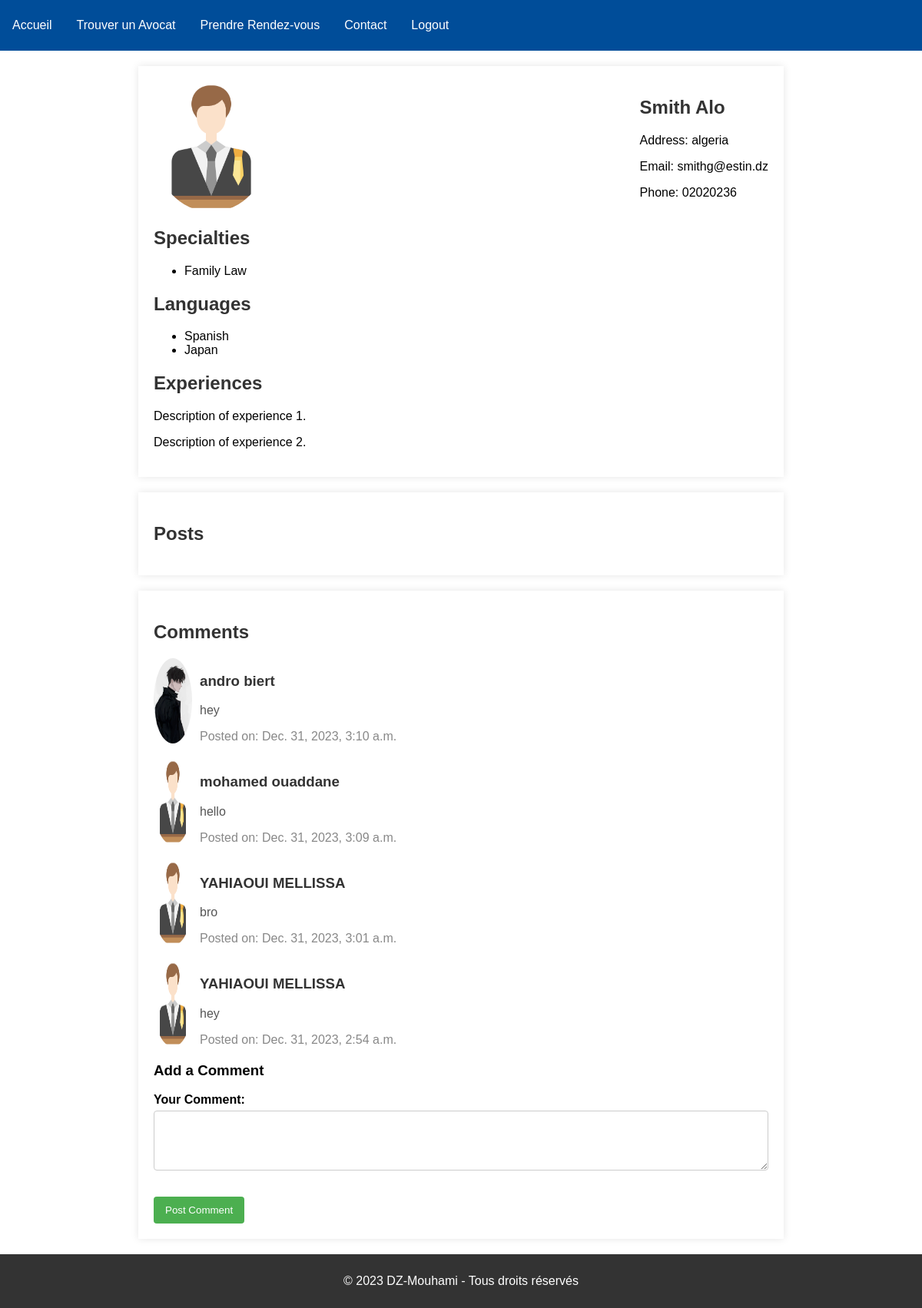
/profile/6/ (signed in), run on the app's committed database.
### avocat/models.py (models this page shows, shortened)
class Avocat(models.Model):
    user = models.OneToOneField(User, on_delete=models.CASCADE)
    firstName = models.CharField(max_length=100)
    lastName = models.CharField(max_length=100)
    adresse = models.CharField(max_length=255)
    coordonnees = models.ForeignKey(Coordonnees, on_delete=models.CASCADE)
    experienceWork = models.DateField(null=True)
    specialitees = models.ManyToManyField(Specialite, through='AvocatSpecialitePrice', related_name='avocats', blank=True)
    langues = models.ManyToManyField(Langues, blank=True)
    dateWork = models.DateField()
    timeWork = models.TimeField()
    evaluationStar = models.IntegerField(null=True)
    photo = models.ImageField( null=True, blank=True , default='avatar.png')  # Add this line for the photo
    class Meta:
        db_table = 'avocat'

class Coordonnees(models.Model):
    email= models.CharField(max_length=200)
    class Meta:
        db_table = 'coordonnees'

class PhoneNumbers(models.Model):
    phoneNumber = models.CharField(max_length=20)
    coordonnees = models.ForeignKey(Coordonnees,related_name='phonenumbers', on_delete=models.CASCADE)
    def __str__(self):
        return self.phoneNumber
    class Meta:
        db_table = 'phoneNumbers'

class Specialite(models.Model):
    title = models.CharField(max_length=200)
    description = models.TextField(blank=True, null=True)
    class Meta:
        db_table = 'specialite'

class Langues(models.Model):
    langue = models.CharField(max_length = 100)
    def __str__(self):
        return self.langue
    class Meta:
        db_table = 'langues'

class Comment(models.Model):
    avocat = models.ForeignKey(Avocat , on_delete = models.CASCADE)
    host = models.ForeignKey(Visitor, on_delete=models.CASCADE)
    dateTimePub = models.DateTimeField(auto_now_add=True)
    content = models.TextField()
    class Meta:
        db_table = 'comment'

class Visitor(models.Model):
    user = models.OneToOneField(User,on_delete=models.CASCADE)
    firstName = models.CharField(max_length=20)
    lastName = models.CharField(max_length=20,null=True)
    photo = models.ImageField( null=True, blank=True , default='visitor.png' )
    class Meta:
        db_table = 'visitor'

### avocat/views.py (the view)
# urls.py: path('profile/<str:pk>/',views.profile,name="profile"),
def profile(request,pk):
    avocat = get_object_or_404(Avocat, id=pk)
    specialitees =avocat.specialitees.all()
    langues = avocat.langues.all()
    phone_numbers = PhoneNumbers.objects.filter(coordonnees=avocat.coordonnees)
    posts = Post.objects.filter(host= avocat).order_by('-dateTimePub')
    comments = Comment.objects.filter(avocat=avocat).order_by('-dateTimePub')
    form = PostForm()
    context = {
     'avocat':avocat ,
     'specialitees' : specialitees,
     'langues': langues ,
     'phone_numbers':phone_numbers,
     'posts':posts,
     'comments':comments,
      'form': form,
     }
    return render(request,'avocat/profile.html',context)

### avocat/forms.py
class PostForm(forms.ModelForm):
    class Meta:
        model = Post
        fields = ['title', 'content']

### avocat/templates/avocat/profile.html (shortened to what this page needs)
{%extends 'main.html'%}
{% load static %}
{%block content %}
    <section>
        <div class="profile-info">
            <img src="{% if avocat.photo and avocat.photo.url|default:'' %}{{ avocat.photo.url }}{% else %}{% static 'images/avatar.png' %}{% endif %}" alt="{{ avocat.firstName }}'s profile picture">
            <div class="profile-details">
                <h2>{{avocat.firstName}} {{avocat.lastName}}</h2>
                <p>Address: {{avocat.adresse}}</p>
                <p>Email: {{avocat.coordonnees.email}}</p>
                {%for phone in phone_numbers%}
                <p>Phone: {{phone}}</p>
                {%endfor%}
            </div>
        </div>
        <div class="specialties">
            <h2>Specialties</h2>
            <ul>
                {%for specialitee in specialitees%}
                <li>{{specialitee.title}}</li>
                {%endfor%}
            </ul>
        </div>
        <div class="languages">
            <h2>Languages</h2>
            <ul>
                {%for langue in langues%}
                <li>{{langue}}</li>
                {%endfor%}
            </ul>
        </div>
        <div class="experiences">
            <h2>Experiences</h2>
            <p>Description of experience 1.</p>
            <p>Description of experience 2.</p>
        </div>
    </section>
    <section class="posts">
        <h2>Posts</h2>
    </section>
    <section class="comments">
        <h2>Comments</h2>
        {%for comment in comments%}
        <div class="comment">
            <img src="{{comment.host.photo.url}}" alt="Commenter Avatar">
            <div class="comment-content">
                <h3>{{comment.host.firstName}} {{comment.host.lastName}}</h3>
                <p>{{comment.content}}</p>
                <span class="comment-date">Posted on: {{comment.dateTimePub}}</span>
            </div>
        </div>
        {%endfor%}
        {% if user.is_authenticated %}
        <div class="comment-form">
            <h3>Add a Comment</h3>
            <form method="post" action="{% url 'add_comment' avocat.id %}">
                <div class="form-group">
                    <label for="id_content">Your Comment:</label>
                    <textarea name="content" id="id_content" rows="4" cols="50" required></textarea>
                </div>
                <button type="submit" class="btn btn-primary">Post Comment</button>
            </form>
        </div>
    {% else %}
        <p>Login to add comments.</p>
    {% endif %}
    </section>
{% endblock content %}

### static/css/style.css (style rules this page uses)
body { font-family: Arial, sans-serif; margin: 0; padding: 0; box-sizing: border-box; height: 15vh; }

### avocat/templates/avocat/profile.html (style rules this page uses)
section { max-width: 800px; margin: 20px auto; padding: 20px; background-color: #fff; box-shadow: 0 0 10px rgba(0, 0, 0, 0.1); }
h2 { color: #333; }
.profile-info { display: flex; justify-content: space-between; }
.profile-info img { border-radius: 50%; max-width: 150px; }
.profile-details { margin-left: 20px; }
.specialties { margin-top: 10px; }
.languages { margin-top: 10px; }
.experiences { margin-top: 20px; }
.posts { margin-top: 20px; }
.comments { margin-top: 20px; }
.comment { display: flex; margin-bottom: 20px; }
.comment img { border-radius: 50%; max-width: 50px; margin-right: 10px; }
.comment-content { flex-grow: 1; }
.comment h3 { color: #333; }
.comment p { color: #555; }
.comment-date { display: block; margin-top: 5px; color: #888; }
.form-group { margin-bottom: 20px; }
label { display: block; font-weight: bold; margin-bottom: 5px; }
input[type="text"], textarea { width: 100%; padding: 8px; box-sizing: border-box; margin-bottom: 10px; border: 1px solid #ccc; border-radius: 4px; }
button { background-color: #4CAF50; color: white; padding: 10px 15px; border: none; border-radius: 4px; cursor: pointer; }

### data on the page
Avocat: photo (placeholder picture), firstName "Smith", lastName "Alo", adresse "algeria", coordonnees.email "smithg@estin.dz"
PhoneNumbers: phoneNumber "02020236"
Specialite: title "Family Law"
Langues: langue "Spanish"
Langues: langue "Japan"
Comment: host.photo (picture), host.firstName "andro", host.lastName "biert", content "hey", dateTimePub "Dec. 31, 2023, 3:10 a.m."
Comment: host.photo (picture), host.firstName "mohamed", host.lastName "ouaddane", content "hello", dateTimePub "Dec. 31, 2023, 3:09 a.m."
Comment: host.photo (placeholder picture), host.firstName "YAHIAOUI", host.lastName "MELLISSA", content "bro", dateTimePub "Dec. 31, 2023, 3:01 a.m."
Comment: host.photo (placeholder picture), host.firstName "YAHIAOUI", host.lastName "MELLISSA", content "hey", dateTimePub "Dec. 31, 2023, 2:54 a.m."
